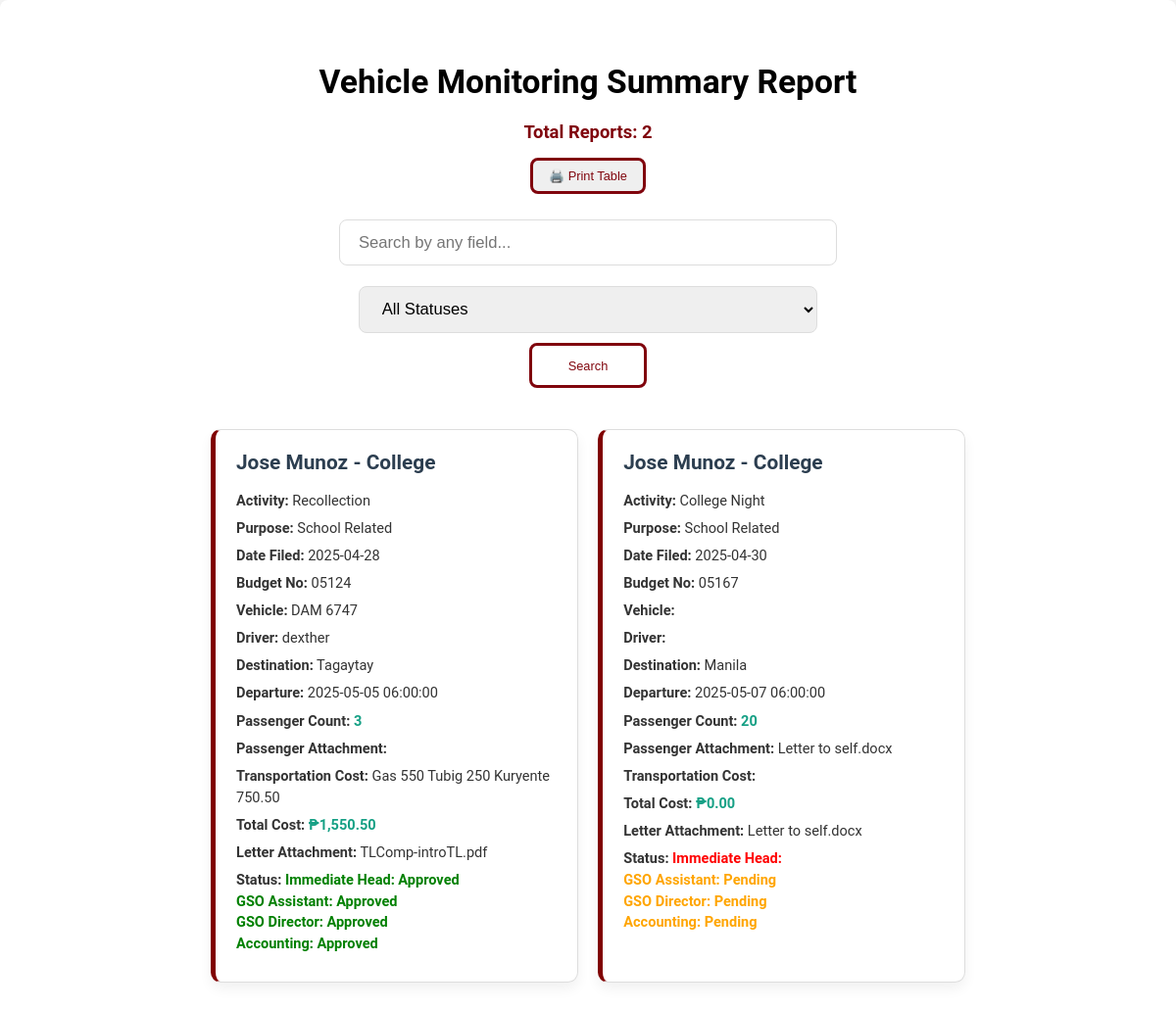
Before: /summary_rep.php with the older database file.
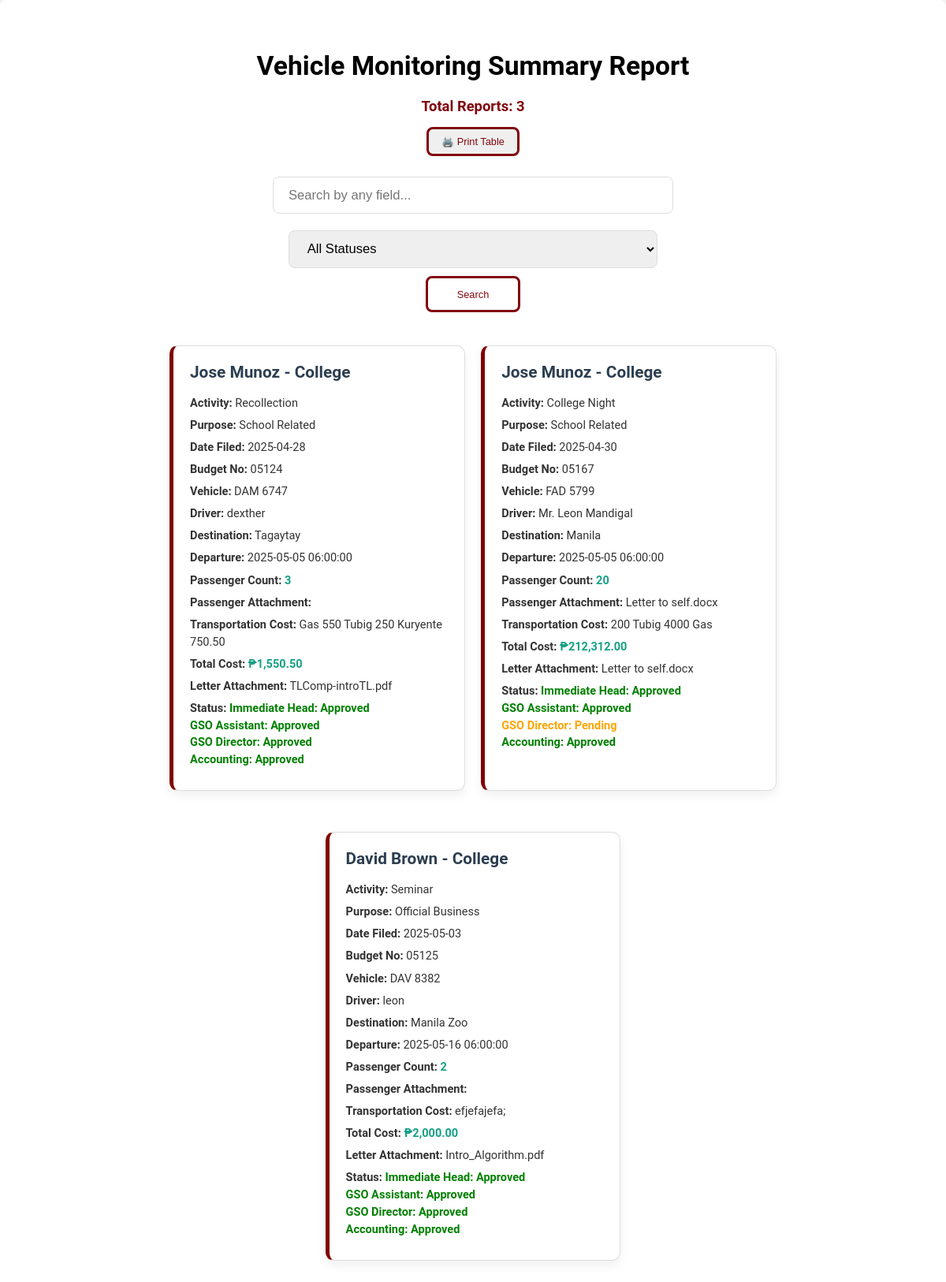
After: the same page with the newer database file.
### tables this page shows
CREATE TABLE `vrftb` (
  `id` varchar(20) NOT NULL,
  `name` varchar(50) DEFAULT NULL,
  `department` varchar(50) DEFAULT NULL,
  `activity` varchar(50) DEFAULT NULL,
  `purpose` varchar(20) DEFAULT NULL,
  `date_filed` date DEFAULT NULL,
  `budget_no` varchar(10) DEFAULT NULL,
  `vehicle` varchar(50) DEFAULT NULL,
  `driver` varchar(50) DEFAULT NULL,
  `destination` varchar(255) DEFAULT NULL,
  `departure` datetime DEFAULT NULL,
  `passenger_count` int(10) DEFAULT NULL,
  `passenger_attachment` varchar(255) DEFAULT NULL,
  `transportation_cost` varchar(255) DEFAULT NULL,
  `total_cost` decimal(10,2) DEFAULT 0.00,
  `letter_attachment` varchar(255) DEFAULT NULL,
  `created_at` timestamp NOT NULL DEFAULT current_timestamp(),
  `updated_at` timestamp NOT NULL DEFAULT current_timestamp() ON UPDATE current_timestamp(),
  `gsoassistant_status` enum('Pending','Seen','Rejected','Approved') DEFAULT 'Pending',
  `immediatehead_status` enum('Pending','Seen','Rejected','Approved') DEFAULT 'Pending',
  `gsodirector_status` enum('Pending','Seen','Rejected','Approved') DEFAULT 'Pending',
  `accounting_status` enum('Pending','Seen','Rejected','Approved') DEFAULT 'Pending',
  PRIMARY KEY (`id`)
);

### summary_rep.php (the view, shortened to what this page needs)
<?php
$servername = "localhost";
$username = "root";
$password = "";
$dbname = "vehiclemonitoringdbms";
$conn = new mysqli($servername, $username, $password, $dbname);
$search = '';
$sql = "SELECT * FROM vrftb WHERE ";
$sql .= "(
    id LIKE '%$search%' OR
    name LIKE '%$search%' OR
    department LIKE '%$search%' OR
    activity LIKE '%$search%' OR
    purpose LIKE '%$search%' OR
    date_filed LIKE '%$search%' OR
    budget_no LIKE '%$search%' OR
    vehicle LIKE '%$search%' OR
    driver LIKE '%$search%' OR
    destination LIKE '%$search%' OR
    departure LIKE '%$search%' OR
    passenger_count LIKE '%$search%' OR
    passenger_attachment LIKE '%$search%' OR
    transportation_cost LIKE '%$search%' OR
    total_cost LIKE '%$search%' OR
    letter_attachment LIKE '%$search%' OR
    gsoassistant_status LIKE '%$search%' OR
    immediatehead_status LIKE '%$search%' OR
    gsodirector_status LIKE '%$search%' OR
    accounting_status LIKE '%$search%' )";
$result = $conn->query($sql);
?>
<!DOCTYPE html>
<html lang="en">
<head>
</head>
<body>
<div class="report-container">
   <h1>Vehicle Monitoring Summary Report</h1>
   <p style="text-align:center; font-weight: bold; font-size: 2.3vh; color: #80050d; margin-bottom: 2vh;">
    Total Reports: <?php echo $result->num_rows; ?>
</p>
<div style="text-align: center;">
  <button onclick="printTable()" class="hover-button" style="margin-bottom: 2vh; font-size: 1.6vh; padding: 1vh 2vh; border: .4vh solid var(--maroonColor); color: var(--maroonColor); border-radius: 1vh; cursor: pointer;">
    🖨️ Print Table
  </button>
</div>
   <div class="search-form">
    <form method="POST" action="">
        <div class="form-group">
            <input type="text" name="search" placeholder="Search by any field..." value="<?php echo $search; ?>" />
        </div>
        <div class="form-group">
            <select name="status_filter">
                <option value="">All Statuses</option>
            </select>
        </div>
        <div class="form-group">
            <button type="submit">Search</button>
        </div>
    </form>
</div>
    <div class="cards-container">
        <?php
        if ($result->num_rows > 0) {
            while($row = $result->fetch_assoc()) {
                $gsoassistant_class = ($row["gsoassistant_status"] == 'Approved') ? 'status-approved' : (($row["gsoassistant_status"] == 'Pending') ? 'status-pending' : 'status-rejected');
                $immediatehead_class = ($row["immediatehead_status"] == 'Approved') ? 'status-approved' : (($row["immediatehead_status"] == 'Pending') ? 'status-pending' : 'status-rejected');
                $gsodirector_class = ($row["gsodirector_status"] == 'Approved') ? 'status-approved' : (($row["gsodirector_status"] == 'Pending') ? 'status-pending' : 'status-rejected');
                $accounting_class = ($row["accounting_status"] == 'Approved') ? 'status-approved' : (($row["accounting_status"] == 'Pending') ? 'status-pending' : 'status-rejected');
                echo "<div class='card'>";
                echo "<h2>".$row["name"]." - ".$row["department"]."</h2>";
                echo "<p><strong>Activity:</strong> ".$row["activity"]."</p>";
                echo "<p><strong>Purpose:</strong> ".$row["purpose"]."</p>";
                echo "<p><strong>Date Filed:</strong> ".$row["date_filed"]."</p>";
                echo "<p><strong>Budget No:</strong> ".$row["budget_no"]."</p>";
                echo "<p><strong>Vehicle:</strong> ".$row["vehicle"]."</p>";
                echo "<p><strong>Driver:</strong> ".$row["driver"]."</p>";
                echo "<p><strong>Destination:</strong> ".$row["destination"]."</p>";
                echo "<p><strong>Departure:</strong> ".$row["departure"]."</p>";
                echo "<p><strong>Passenger Count:</strong> <span class='numeric'>".$row["passenger_count"]."</span></p>";
                echo "<p><strong>Passenger Attachment:</strong> ".$row["passenger_attachment"]."</p>";
                echo "<p><strong>Transportation Cost:</strong> ".$row["transportation_cost"]."</p>";
                echo "<p><strong>Total Cost:</strong> <span class='numeric'>₱".number_format($row["total_cost"], 2)."</span></p>";
                echo "<p><strong>Letter Attachment:</strong> ".$row["letter_attachment"]."</p>";
                echo "<div class='status-group'>";
                echo "<p><strong>Status:</strong>
                         <span class='$immediatehead_class'>Immediate Head: ".$row["immediatehead_status"]."</span><br>
                        <span class='$gsoassistant_class'>GSO Assistant: ".$row["gsoassistant_status"]."</span><br>
                        <span class='$gsodirector_class'>GSO Director: ".$row["gsodirector_status"]."</span><br>
                        <span class='$accounting_class'>Accounting: ".$row["accounting_status"]."</span>
                      </p>";
                echo "</div>";
                echo "</div>";
            }
        } else {
            echo "<p style='text-align:center;'>No records found for the search criteria.</p>";
        }
        ?>
    </div>
</div>
</body>
</html>

### summary_rep.php (style rules this page uses)
:root { --maroonColor: #80050d; --yellowColor: #efb954; --whiteColor: #ffffff; --light-gray: #ebebeb; }
body { font-family: 'Roboto', sans-serif; background-color: #f7f7f7; margin: 0; padding: 0; }
.report-container { max-width: 1200px; margin: auto; background: #fff; padding: 5.2vh; border-radius: 1vh; box-shadow: 0 0.52vh 2.6vh rgba(0, 0, 0, 0.1); }
h1 { text-align: center; margin-bottom: 2.6vh; color: black; font-size: 4.2vh; font-weight: 600; }
.search-form { text-align: center; margin-bottom: 5.2vh; }
.search-form input[type="text"], .search-form select { padding: 1.56vh 2.34vh; font-size: 2.08vh; width: 100%; max-width: 58.5vh; margin: 1.3vh 0; border-radius: 1vh; border: 0.13vh solid #ddd; transition: border-color 0.3s ease; }
.search-form button { padding: 1.56vh 2.6vh; background-color: var(--whiteColor); color: var(--maroonColor); border: .4vh solid var(--maroonColor); border-radius: 1vh; font-size: 1.6vh; cursor: pointer; transition: background-color 0.3s ease, color 0.3s ease, box-shadow 0.3s ease, transform 0.2s ease; width: 100%; max-width: 15vh; }
.cards-container { display: flex; flex-wrap: wrap; gap: 2.6vh; justify-content: center; }
.card { background: #ffffff; border: 0.13vh solid #ddd; border-left: 0.65vh solid #800000; border-radius: 1.3vh; padding: 2.6vh; width: 46.8vh; box-shadow: 0 0.8vh 1.6vh rgba(0, 0, 0, 0.06); transition: transform 0.3s ease, box-shadow 0.3s ease; margin-bottom: 3.9vh; box-sizing: border-box; }
.card h2 { font-size: 2.6vh; margin-top: 0; color: #2c3e50; }
.card p { margin: 0.78vh 0; font-size: 1.82vh; line-height: 1.5; color: #333; }
.numeric { font-weight: bold; color: #16a085; }
.status-approved { color: green; font-weight: bold; }
.status-pending { color: orange; font-weight: bold; }
.status-group span { display: inline-block; margin-right: 0.65vh; }
.hover-button { margin-bottom: 2vh; font-size: 1.6vh; padding: 1vh 2vh; border: 1vh solid var(--maroonColor); color: var(--maroonColor); border-radius: 1vh; cursor: pointer; transition: background-color 0.3s ease, color 0.3s ease, transform 0.2s ease; }
.status-rejected { color: red; font-weight: bold; }

Changed rows visible on the page:
changed vrftb "College Night": vehicle (not shown) → "FAD 5799"; driver (not shown) → "Mr. Leon Mandigal"; departure "2025-05-07 06:00:00" → "2025-05-05 06:00:00"; transportation_cost (not shown) → "200 Tubig 4000 Gas"; total_cost "0.00" → "212,312.00"; immediatehead_status (not shown) → "Approved"; gsoassistant_status "Pending" → "Approved"; accounting_status "Pending" → "Approved"
added vrftb: name "David Brown", department "College", activity "Seminar", purpose "Official Business", date_filed "2025-05-03", budget_no "05125", vehicle "DAV 8382", driver "leon", destination "Manila Zoo", departure "2025-05-16 06:00:00", passenger_count "2", transportation_cost "efjefajefa;", total_cost "2,000.00", letter_attachment "Intro_Algorithm.pdf", immediatehead_status "Approved", gsoassistant_status "Approved", gsodirector_status "Approved", accounting_status "Approved"
Other visible differences:
$result->num_rows: "2" → "3"
